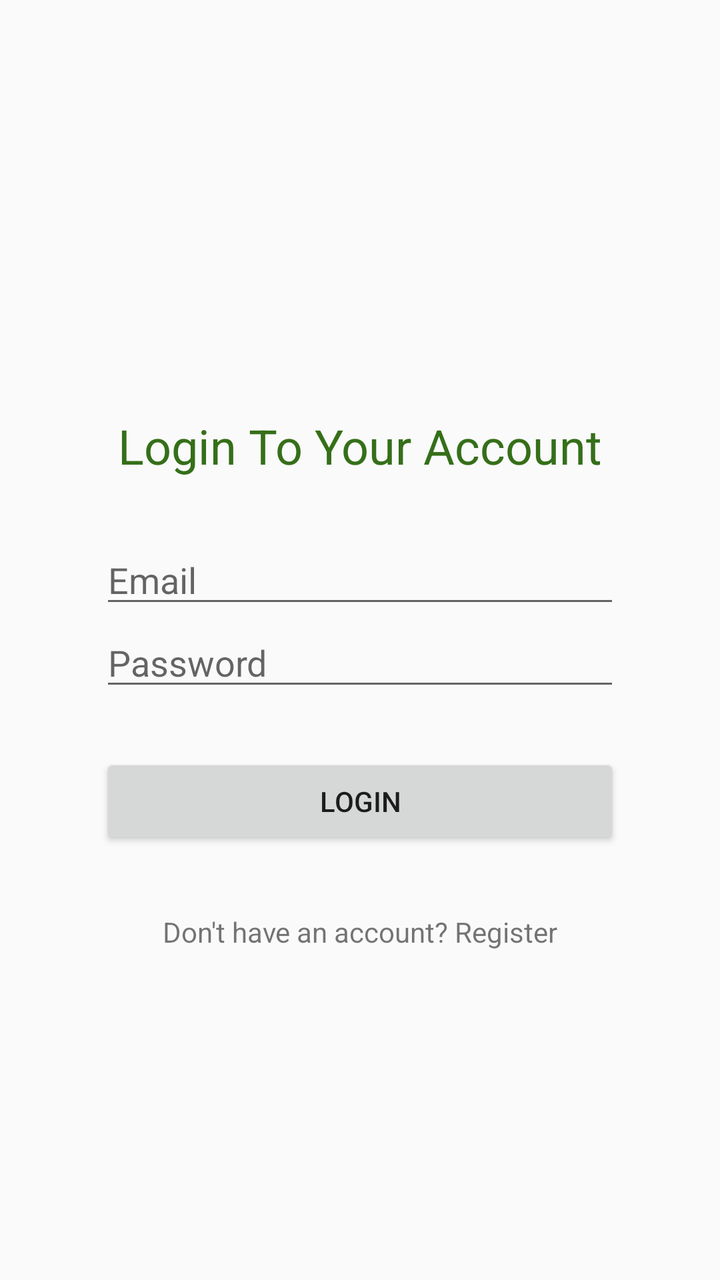
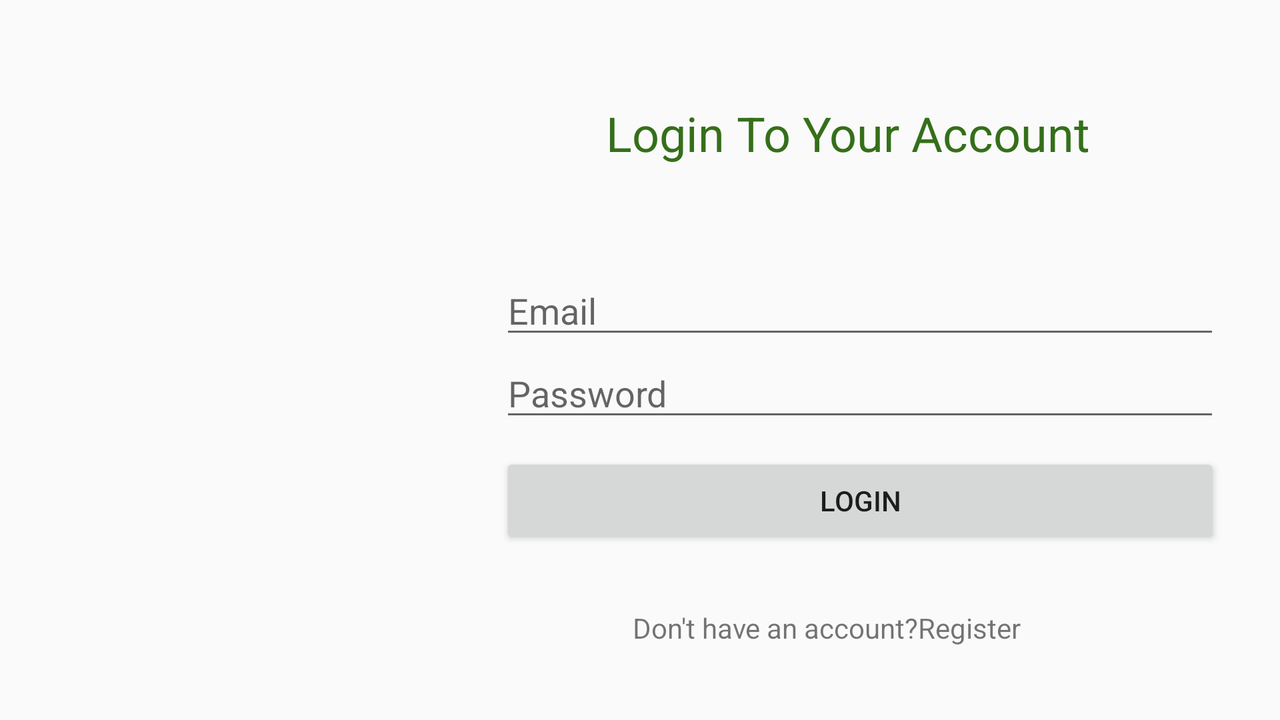

One screen, two layout resources from the same app: the default and the repository's alternative for another configuration. Each is rendered where Android would select it; the XML of both is given below.
<!-- AndroidManifest.xml: activity theme AppTheme.NoActionBar -->
<!-- res/layout/activity_main.xml -->
<?xml version="1.0" encoding="utf-8"?>
<androidx.constraintlayout.widget.ConstraintLayout xmlns:android="http://schemas.android.com/apk/res/android"
    xmlns:app="http://schemas.android.com/apk/res-auto"
    xmlns:tools="http://schemas.android.com/tools"
    android:layout_width="match_parent"
    android:layout_height="match_parent"
    android:background="@drawable/bg"
    tools:context=".MainActivity">

    <Button
        android:id="@+id/button"
        android:layout_width="0dp"
        android:layout_height="wrap_content"
        android:layout_marginStart="50dp"
        android:layout_marginEnd="50dp"
        android:text="Login"
        app:layout_constraintBottom_toBottomOf="parent"
        app:layout_constraintEnd_toEndOf="parent"
        app:layout_constraintStart_toStartOf="parent"
        app:layout_constraintTop_toBottomOf="@+id/editText2"
        app:layout_constraintVertical_bias="0.110000014" />

    <EditText
        android:id="@+id/editText2"
        android:layout_width="0dp"
        android:layout_height="wrap_content"
        android:layout_marginStart="50dp"
        android:layout_marginEnd="50dp"
        android:ems="10"
        android:hint="Password"
        android:inputType="textPassword"
        app:layout_constraintBottom_toBottomOf="parent"
        app:layout_constraintEnd_toEndOf="parent"
        app:layout_constraintHorizontal_bias="0.5"
        app:layout_constraintStart_toStartOf="parent"
        app:layout_constraintTop_toBottomOf="@+id/editText" />

    <EditText
        android:id="@+id/editText"
        android:layout_width="0dp"
        android:layout_height="wrap_content"
        android:layout_marginStart="50dp"
        android:layout_marginEnd="50dp"
        android:ems="10"
        android:hint="Email"
        android:inputType="textEmailAddress"
        app:layout_constraintBottom_toTopOf="@+id/editText2"
        app:layout_constraintEnd_toEndOf="parent"
        app:layout_constraintStart_toStartOf="parent"
        app:layout_constraintTop_toTopOf="parent"
        app:layout_constraintVertical_bias="0.48000002"
        app:layout_constraintVertical_chainStyle="packed" />

    <ImageView
        android:id="@+id/imageView"
        android:layout_width="150dp"
        android:layout_height="150dp"
        app:layout_constraintBottom_toTopOf="@+id/textView"
        app:layout_constraintEnd_toEndOf="parent"
        app:layout_constraintHorizontal_bias="0.5"
        app:layout_constraintStart_toStartOf="parent"
        app:layout_constraintTop_toTopOf="parent"
        app:srcCompat="@drawable/ic_todo" />

    <TextView
        android:id="@+id/textView"
        android:layout_width="wrap_content"
        android:layout_height="wrap_content"
        android:text="Login To Your Account"
        android:textColor="#356f19"
        android:textSize="24sp"
        app:layout_constraintBottom_toTopOf="@+id/editText"
        app:layout_constraintEnd_toEndOf="parent"
        app:layout_constraintHorizontal_bias="0.5"
        app:layout_constraintStart_toStartOf="parent"
        app:layout_constraintTop_toBottomOf="@+id/imageView"
        app:layout_constraintVertical_bias="0.8" />

    <TextView
        android:id="@+id/textView2"
        android:layout_width="wrap_content"
        android:layout_height="wrap_content"
        android:text="Don't have an account? Register"
        app:layout_constraintBottom_toBottomOf="parent"
        app:layout_constraintEnd_toEndOf="parent"
        app:layout_constraintStart_toStartOf="parent"
        app:layout_constraintTop_toBottomOf="@+id/button"
        app:layout_constraintVertical_bias="0.16000003" />
</androidx.constraintlayout.widget.ConstraintLayout>
<!-- resources referenced by this layout -->
<resources>
  <style name="AppTheme.NoActionBar">
          <item name="windowActionBar">false</item>
          <item name="windowNoTitle">true</item>
      </style>
</resources>
<!-- res/layout-land/activity_main.xml (the repository's variant of the layout above) -->
<!-- drawn on the phone turned sideways -->
<?xml version="1.0" encoding="utf-8"?>
<androidx.constraintlayout.widget.ConstraintLayout xmlns:android="http://schemas.android.com/apk/res/android"
    xmlns:app="http://schemas.android.com/apk/res-auto"
    xmlns:tools="http://schemas.android.com/tools"
    android:layout_width="match_parent"
    android:layout_height="match_parent"
    android:background="@drawable/bg"
    tools:context=".MainActivity">

    <Button
        android:id="@+id/button"
        android:layout_width="0dp"
        android:layout_height="wrap_content"
        android:layout_marginStart="250dp"
        android:layout_marginEnd="30dp"
        android:text="@string/login"
        app:layout_constraintBottom_toBottomOf="parent"
        app:layout_constraintEnd_toEndOf="parent"
        app:layout_constraintStart_toStartOf="parent"
        app:layout_constraintTop_toBottomOf="@+id/editText2"
        app:layout_constraintVertical_bias="0.110000014" />

    <EditText
        android:id="@+id/editText2"
        android:layout_width="0dp"
        android:layout_height="wrap_content"
        android:layout_marginStart="250dp"
        android:layout_marginEnd="30dp"
        android:ems="10"
        android:hint="@string/password"
        android:inputType="textPassword"
        app:layout_constraintBottom_toBottomOf="parent"
        app:layout_constraintEnd_toEndOf="parent"
        app:layout_constraintStart_toStartOf="parent"
        app:layout_constraintTop_toBottomOf="@+id/editText" />

    <EditText
        android:id="@+id/editText"
        android:layout_width="0dp"
        android:layout_height="wrap_content"
        android:layout_marginStart="250dp"
        android:layout_marginEnd="30dp"
        android:ems="10"
        android:hint="@string/email"
        android:inputType="textEmailAddress"
        app:layout_constraintBottom_toTopOf="@+id/editText2"
        app:layout_constraintEnd_toEndOf="parent"
        app:layout_constraintStart_toStartOf="parent"
        app:layout_constraintTop_toTopOf="parent"
        app:layout_constraintVertical_bias="0.48000002"
        app:layout_constraintVertical_chainStyle="packed" />

    <ImageView
        android:id="@+id/imageView"
        android:layout_width="150dp"
        android:layout_height="150dp"
        android:layout_marginTop="48dp"
        app:layout_constraintEnd_toEndOf="parent"
        app:layout_constraintHorizontal_bias="0.103"
        app:layout_constraintStart_toStartOf="parent"
        app:layout_constraintTop_toTopOf="parent"
        app:srcCompat="@drawable/ic_todo" />

    <TextView
        android:id="@+id/textView"
        android:layout_width="wrap_content"
        android:layout_height="wrap_content"
        android:text="@string/login_to_your_account"
        android:textColor="#356f19"
        android:textSize="24sp"
        app:layout_constraintBottom_toTopOf="@+id/editText"
        app:layout_constraintEnd_toEndOf="parent"
        app:layout_constraintHorizontal_bias="0.52"
        app:layout_constraintStart_toEndOf="@+id/imageView"
        app:layout_constraintTop_toTopOf="parent" />

    <TextView
        android:id="@+id/textView2"
        android:layout_width="wrap_content"
        android:layout_height="wrap_content"
        android:text="@string/don_t_have_an_account_register"
        app:layout_constraintBottom_toBottomOf="parent"
        app:layout_constraintEnd_toEndOf="parent"
        app:layout_constraintHorizontal_bias="0.71"
        app:layout_constraintStart_toStartOf="parent"
        app:layout_constraintTop_toBottomOf="@+id/button"
        app:layout_constraintVertical_bias="0.448" />
</androidx.constraintlayout.widget.ConstraintLayout>
<!-- resources referenced by the variant -->
<!-- as the phone turned sideways resolves them -->
<resources>
  <string name="don_t_have_an_account_register">Don\'t have an account?Register</string>
  <string name="email">Email</string>
  <string name="login">Login</string>
  <string name="login_to_your_account">Login To Your Account</string>
  <string name="password">Password</string>
  <style name="AppTheme.NoActionBar">
          <item name="windowActionBar">false</item>
          <item name="windowNoTitle">true</item>
      </style>
</resources>
